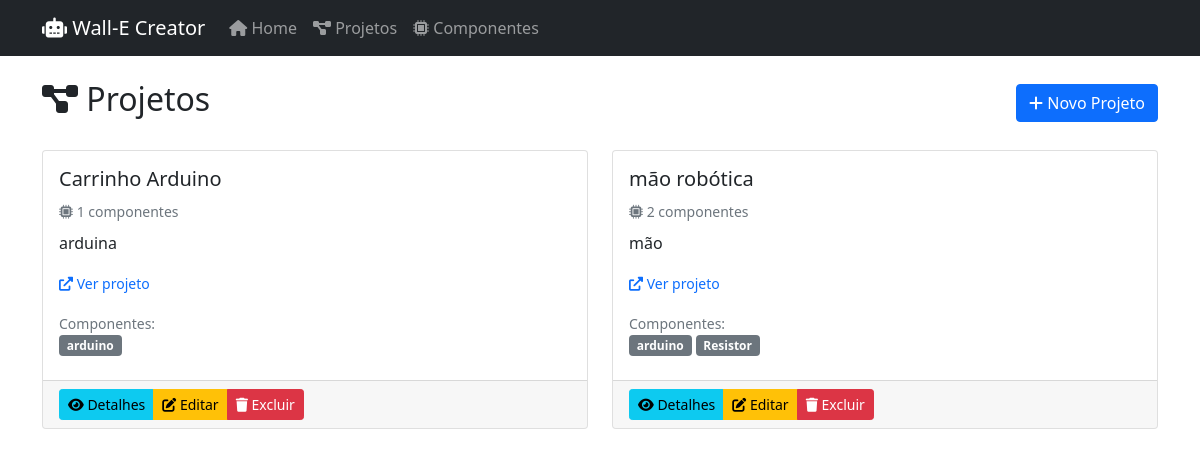
/projetos, run on an earlier commit of the app's database.
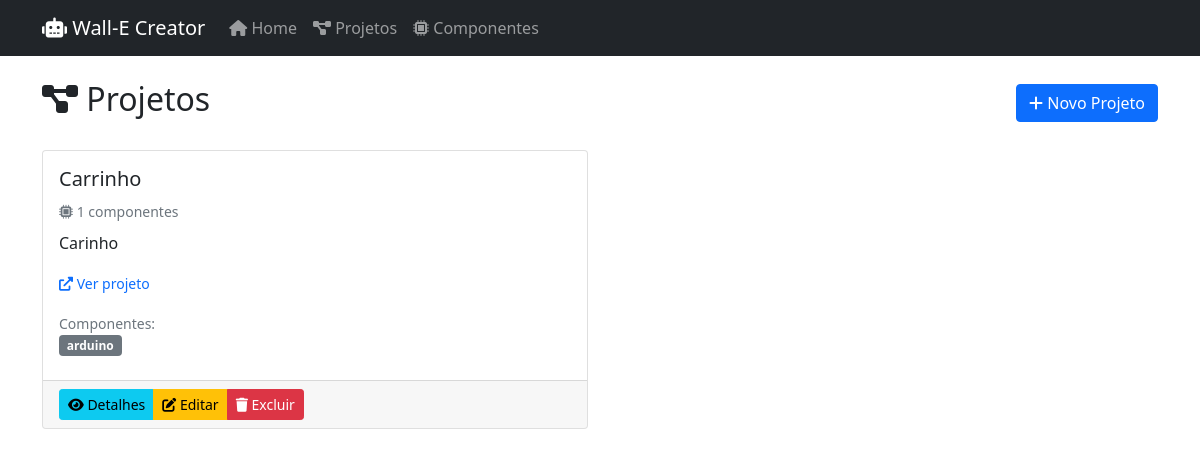
And on a later commit of the database.
### app/models.py (models this page shows, shortened)
class Projeto(db.Model):
    id: so.Mapped[int] = so.mapped_column(primary_key=True)
    nome: so.Mapped[str] = so.mapped_column(sa.String(100), index=True, unique=True)
    descricao: so.Mapped[str] = so.mapped_column(sa.Text)
    url: so.Mapped[str] = so.mapped_column(sa.String(200))
    componentes: so.Mapped[List['Componente']] = so.relationship(
        'Componente',
        secondary='projeto_componente',
        back_populates='projetos'
    )

class Componente(db.Model):
    id: so.Mapped[int] = so.mapped_column(primary_key=True)
    nome: so.Mapped[str] = so.mapped_column(sa.String(100), index=True)
    descricao: so.Mapped[str] = so.mapped_column(sa.Text)
    url: so.Mapped[str] = so.mapped_column(sa.String(200))
    quantidade: so.Mapped[int] = so.mapped_column(sa.Integer, default=0)
    projetos: so.Mapped[List[Projeto]] = so.relationship(
        'Projeto',
        secondary='projeto_componente',
        back_populates='componentes'
    )

### app/routes.py (the view)
@bp.route('/projetos')
def lista_projetos():
    query = sa.select(Projeto)
    projetos = db.session.scalars(query).all()
    return render_template('lista_projetos.html', title='Projetos', projetos=projetos)

### app/templates/lista_projetos.html (shortened to what this page needs)
{% extends "base.html" %}
{% block content %}
<div class="d-flex justify-content-between align-items-center mb-4">
    <h2><i class="fas fa-project-diagram"></i> Projetos</h2>
    <a href="{{ url_for('main.novo_projeto') }}" class="btn btn-primary">
        <i class="fas fa-plus"></i> Novo Projeto
    </a>
</div>
{% if projetos %}
    <div class="row">
        {% for projeto in projetos %}
            <div class="col-md-6 mb-4">
                <div class="card h-100">
                    <div class="card-body">
                        <h5 class="card-title">{{ projeto.nome }}</h5>
                        <div class="mb-2">
                            <small class="text-muted">
                                <i class="fas fa-microchip"></i> {{ projeto.componentes|length }} componentes
                            </small>
                        </div>
                        <p class="card-text">{{ projeto.descricao[:100] }}{% if projeto.descricao|length > 100 %}...{% endif %}</p>
                        <p class="card-text">
                            <small class="text-primary">
                                <a href="{{ projeto.url }}" target="_blank" class="text-decoration-none">
                                    <i class="fas fa-external-link-alt"></i> Ver projeto
                                </a>
                            </small>
                        </p>
                        {% if projeto.componentes %}
                            <div class="mb-2">
                                <small class="text-muted">Componentes:</small>
                                <div class="d-flex flex-wrap gap-1">
                                    {% for componente in projeto.componentes[:3] %}
                                        <span class="badge bg-secondary">{{ componente.nome }}</span>
                                    {% endfor %}
                                </div>
                            </div>
                        {% endif %}
                    </div>
                    <div class="card-footer">
                        <div class="btn-group btn-group-sm">
                            <a href="{{ url_for('main.detalhes_projeto', id=projeto.id) }}" class="btn btn-info">
                                <i class="fas fa-eye"></i> Detalhes
                            </a>
                            <a href="{{ url_for('main.editar_projeto', id=projeto.id) }}" class="btn btn-warning">
                                <i class="fas fa-edit"></i> Editar
                            </a>
                            <a href="{{ url_for('main.excluir_projeto', id=projeto.id) }}" class="btn btn-danger"
                               onclick="return confirm('Tem certeza que deseja excluir este projeto?')">
                                <i class="fas fa-trash"></i> Excluir
                            </a>
                        </div>
                    </div>
                </div>
            </div>
        {% endfor %}
    </div>
{% else %}
    <div class="alert alert-info">
        <i class="fas fa-info-circle"></i> Nenhum projeto cadastrado.
        <a href="{{ url_for('main.novo_projeto') }}" class="alert-link">Cadastre o primeiro projeto</a>.
    </div>
{% endif %}
{% endblock %}

### app/templates/base.html (shortened to what this page needs)
<!DOCTYPE html>
<html lang="pt-BR">
<head>
    <link href="https://cdn.jsdelivr.net/npm/bootstrap@5.1.3/dist/css/bootstrap.min.css" rel="stylesheet">
    <link href="https://cdnjs.cloudflare.com/ajax/libs/font-awesome/6.0.0/css/all.min.css" rel="stylesheet">
    <link rel="stylesheet" href="{{ url_for('static', filename='Style/css.css') }}">
</head>
<body>
    <nav class="navbar navbar-expand-lg navbar-dark bg-dark">
        <div class="container">
            <a class="navbar-brand" href="{{ url_for('main.index') }}">
                <i class="fas fa-robot"></i> Wall-E Creator
            </a>
            <div class="collapse navbar-collapse" id="navbarNav">
                <ul class="navbar-nav me-auto">
                    <li class="nav-item">
                        <a class="nav-link" href="{{ url_for('main.index') }}">
                            <i class="fas fa-home"></i> Home
                        </a>
                    </li>
                    <li class="nav-item">
                        <a class="nav-link" href="{{ url_for('main.lista_projetos') }}">
                            <i class="fas fa-project-diagram"></i> Projetos
                        </a>
                    </li>
                    <li class="nav-item">
                        <a class="nav-link" href="{{ url_for('main.lista_componentes') }}">
                            <i class="fas fa-microchip"></i> Componentes
                        </a>
                    </li>
                </ul>
            </div>
        </div>
    </nav>
    <div class="container mt-4">
        {% block content %}{% endblock %}
    </div>
</body>
</html>

What changed in the data, as far as the page shows it:
removed Projeto: nome "mão robótica", componentes|length "2", descricao "mão", Componente (nome "arduino")
removed Componente: nome "Resistor", shown under "mão robótica"
changed Projeto: nome "Carrinho Arduino" → "Carrinho"; descricao "arduina" → "Carinho"
